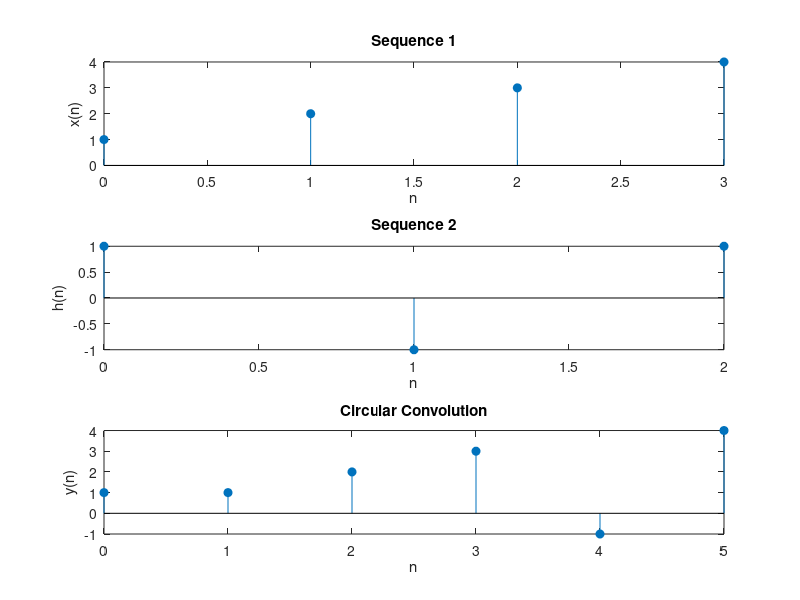

The MATLAB script that drew this image:
% Define the input sequences
x = [1, 2, 3, 4];   % Sequence 1
h = [1, -1, 1];     % Sequence 2

% Compute the circular convolution
N = length(x) + length(h) - 1;   % Length of circular convolution
y = ifft(fft(x, N) .* fft(h, N));

% Generate the x-axis for the output sequence
n = 0:(N-1);

% Plot the input sequences
subplot(3, 1, 1);
stem(0:(length(x)-1), x, 'filled');
xlabel('n');
ylabel('x(n)');
title('Sequence 1');

subplot(3, 1, 2);
stem(0:(length(h)-1), h, 'filled');
xlabel('n');
ylabel('h(n)');
title('Sequence 2');

% Plot the output sequence (circular convolution)
subplot(3, 1, 3);
stem(n, y, 'filled');
xlabel('n');
ylabel('y(n)');
title('Circular Convolution');

